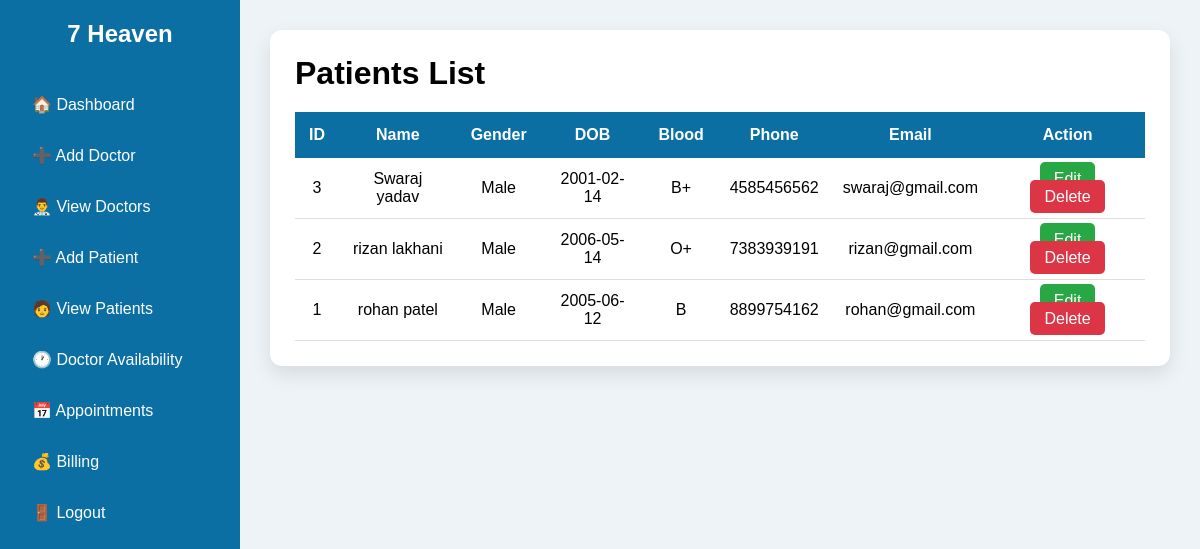
/admin/view_patients.php (signed in), run on the app's committed database.
### tables this page shows
CREATE TABLE `patients` (
  `id` int(11) NOT NULL,
  `fullname` varchar(100) NOT NULL,
  `gender` enum('Male','Female','Other') NOT NULL,
  `dob` date NOT NULL,
  `blood_group` varchar(5) NOT NULL,
  `phone` varchar(15) NOT NULL,
  `email` varchar(100) NOT NULL,
  `address` text NOT NULL,
  `emergency_contact` varchar(15) NOT NULL,
  `created_at` timestamp NOT NULL DEFAULT current_timestamp()
);

### admin/view_patients.php (the view, shortened to what this page needs)
<?php
include("../config.php");
$result = mysqli_query($conn, "SELECT * FROM patients ORDER BY id DESC");
?>
<!DOCTYPE html>
<html>
<head>
<link rel="stylesheet" href="../css/dashboard.css">
<link rel="stylesheet" href="../css/forms.css">
</head>
<body>
<div class="container">
<?php include("sidebar.php"); ?>
<div class="content">
<div class="table-card">
<h1>Patients List</h1>
<table>
<tr>
<th>ID</th>
<th>Name</th>
<th>Gender</th>
<th>DOB</th>
<th>Blood</th>
<th>Phone</th>
<th>Email</th>
<th>Action</th>
</tr>
<?php while($row=mysqli_fetch_assoc($result)){ ?>
<tr>
<td><?php echo $row['id']; ?></td>
<td><?php echo $row['fullname']; ?></td>
<td><?php echo $row['gender']; ?></td>
<td><?php echo $row['dob']; ?></td>
<td><?php echo $row['blood_group']; ?></td>
<td><?php echo $row['phone']; ?></td>
<td><?php echo $row['email']; ?></td>
<td>
<a class="edit-btn"
href="edit_patient.php?id=<?php echo $row['id']; ?>">
Edit
</a>
<a class="delete-btn"
onclick="return confirm('Delete this patient?')"
href="delete_patient.php?id=<?php echo $row['id']; ?>">
Delete
</a>
</td>
</tr>
<?php } ?>
</table>
</div>
</div>
</div>
</body>
</html>

### css/dashboard.css (style rules this page uses)
* { margin:0; padding:0; box-sizing:border-box; font-family:Arial, Helvetica, sans-serif; }
body { background:#eef3f8; }
.container { display:flex; min-height:100vh; }
.content { flex:1; margin-left:240px; padding:30px; }

### admin/view_patients.php (style rules this page uses)
.table-card { background:white; padding:25px; border-radius:12px; box-shadow:0 8px 20px rgba(0,0,0,.1); width:100%; }
table { width:100%; border-collapse:collapse; margin-top:20px; }
table th { background:#0b6fa4; color:white; padding:14px; }
table td { padding:12px; text-align:center; border-bottom:1px solid #ddd; }
.edit-btn { background:#28a745; color:white; padding:8px 14px; text-decoration:none; border-radius:5px; }
.delete-btn { background:#dc3545; color:white; padding:8px 14px; text-decoration:none; border-radius:5px; }

### data on the page
patients: id "3", fullname "Swaraj yadav", gender "Male", dob "2001-02-14", blood_group "B+", phone "4585456562", email "swaraj@gmail.com"
patients: id "2", fullname "rizan lakhani", gender "Male", dob "2006-05-14", blood_group "O+", phone "7383939191", email "rizan@gmail.com"
patients: id "1", fullname "rohan patel", gender "Male", dob "2005-06-12", blood_group "B", phone "8899754162", email "rohan@gmail.com"
